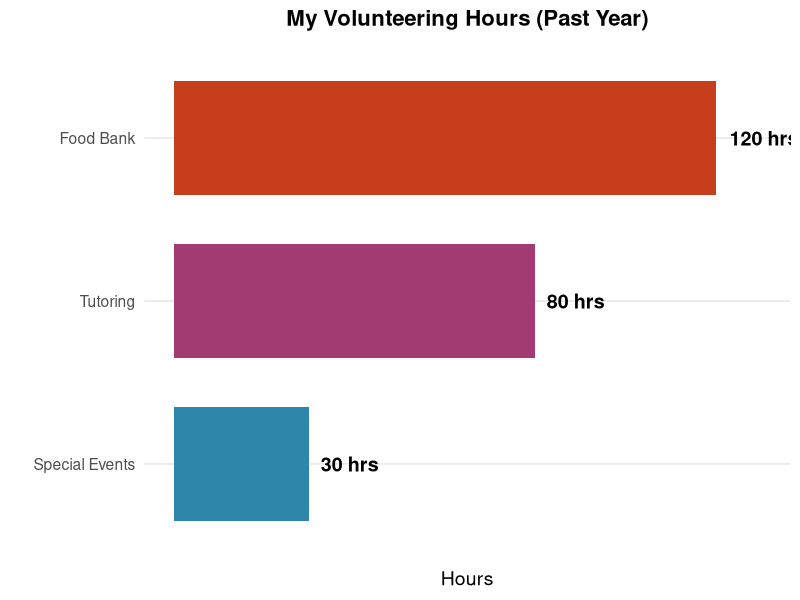

Generate this figure with R:
## ---- chunk 1
library(ggplot2)
knitr::opts_chunk$set(echo = FALSE, warning = FALSE, message = FALSE)
## ---- chunk 2
# Simple visualization of volunteering hours - SIMPLIFIED VERSION
volunteer_data <- data.frame(
  Activity = c("Food Bank", "Tutoring", "Special Events"),
  Hours = c(120, 80, 30)
)

# Order the activities by hours
volunteer_data$Activity <- factor(volunteer_data$Activity,
                                  levels = volunteer_data$Activity[order(volunteer_data$Hours)])

ggplot(volunteer_data, aes(x = Activity, y = Hours, fill = Activity)) +
  geom_bar(stat = "identity", width = 0.7) +
  geom_text(aes(label = paste(Hours, "hrs")), 
            hjust = -0.2, 
            size = 5, 
            fontface = "bold") +
  scale_fill_manual(values = c("#2E86AB", "#A23B72", "#C73E1D")) +
  labs(title = "My Volunteering Hours (Past Year)",
       x = "",
       y = "Hours") +
  coord_flip() +
  theme_minimal(base_size = 14) +
  theme(
    legend.position = "none",
    axis.text.x = element_blank(),
    axis.ticks.x = element_blank(),
    panel.grid.major.x = element_blank(),
    panel.grid.minor.x = element_blank(),
    plot.title = element_text(hjust = 0.5, size = 16, face = "bold")
  ) +
  ylim(0, 130)  # Set y-axis limit slightly above max value
